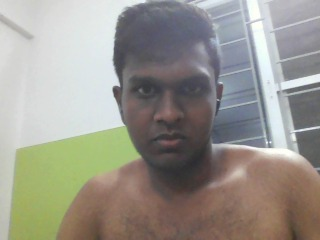
#> input picture facial_verification_proctoring/reference_faces/Sonsan@2005.jpg, 320 x 240 px
$ python -i proctoring_face_monitor.py   (imports and definitions only)
#> lines starting #> are read from the running program, lines starting #| are printed output that depends on the picture; after the words box and inside, x2 and y2 are one past the last pixel; in counts of white or black regions, pixels touching at a corner belong together
#> further down, picture is the input picture: shape (240, 320, 3); mean B, G, R 141.1, 149.7, 152.9
import cv2
import mediapipe as mp
import numpy as np
import math

# MediaPipe Face Mesh
mp_face_mesh = mp.solutions.face_mesh
# [1 line that did not run here, left out]

# Haarcascade for face count
face_cascade = cv2.CascadeClassifier(cv2.data.haarcascades + "haarcascade_frontalface_default.xml")

# Webcam
# [1 line not run here, left out]

# Eye indices (MediaPipe landmark indices)
LEFT_EYE_IDX = [362, 385, 387, 263, 373, 380]
RIGHT_EYE_IDX = [33, 160, 158, 133, 153, 144]

# 3D model points for head pose
model_points = np.array([
    (0.0, 0.0, 0.0),           # Nose tip
    (0.0, -330.0, -65.0),      # Chin
    (-225.0, 170.0, -135.0),   # Left eye corner
    (225.0, 170.0, -135.0),    # Right eye corner
    (-150.0, -150.0, -125.0),  # Left mouth corner
    (150.0, -150.0, -125.0)    # Right mouth corner
], dtype="double")

# Draw overlay box with text
# [30 lines left out: functions draw_label_box, draw_status_box, get_eye_image, not called in this run]

# Determine eye direction from eye image
def detect_eye_direction(eye_img):
    if eye_img.size == 0 or eye_img.shape[0] < 10 or eye_img.shape[1] < 10:
        return "N/A"
    eye_img = cv2.resize(eye_img, (100, 60), interpolation=cv2.INTER_CUBIC)
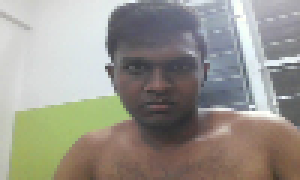
#> eye_img: shape (60, 100, 3) (shown 3 times larger); mean of channels 0, 1, 2 141.1, 149.7, 153; drawn as B, G, R
    gray = cv2.cvtColor(eye_img, cv2.COLOR_BGR2GRAY)
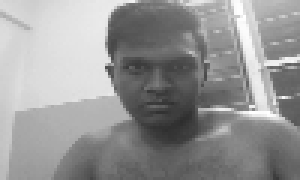
#> gray: shape (60, 100) (shown 3 times larger); min 45, max 255, mean 149.7
    gray = cv2.equalizeHist(gray)
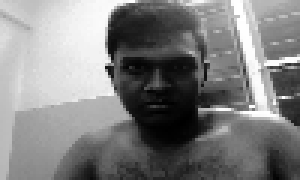
#> gray: shape (60, 100) (shown 3 times larger); min 0, max 255, mean 128.4
    blurred = cv2.GaussianBlur(gray, (5, 5), 0)
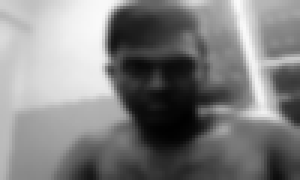
#> blurred: shape (60, 100) (shown 3 times larger); min 1, max 250, mean 128.4
    thresh = cv2.adaptiveThreshold(blurred, 255, cv2.ADAPTIVE_THRESH_MEAN_C,
                                   cv2.THRESH_BINARY_INV, 11, 3)
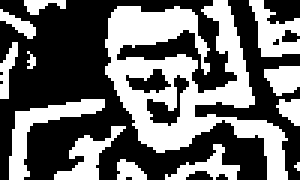
#> thresh: shape (60, 100) (shown 3 times larger); 41.9% white; 13 white regions (2 under 20 px)
    contours, _ = cv2.findContours(thresh, cv2.RETR_TREE, cv2.CHAIN_APPROX_SIMPLE)
#> contours = 16 contours, 3 with area under 20; largest, box (x1, y1, x2, y2) and area: (35, 0, 96, 60) 1431, (3, 33, 35, 60) 192, (83, 0, 100, 19) 136, (18, 42, 42, 60) 122, (48, 24, 64, 43) 112
    if contours:
        c = max(contours, key=cv2.contourArea)
#> c = contour of 209 points, box (x1, y1, x2, y2) (35, 0, 96, 60), area 1431
        M = cv2.moments(c)
#> M = moments, m00 1431, centre m10/m00, m01/m00 = (59.91, 26.85)
        if M['m00'] != 0:
            cx = int(M['m10'] / M['m00'])
#> cx = 59
            w = eye_img.shape[1]
#> w = 100
            if cx < w // 3:
                return "Left"
            elif cx > 2 * w // 3:
                return "Right"
            else:
                return "Center"
    return "Undetected"

# Get head direction from rotation vector
# [21 lines left out: function get_head_direction, not called in this run]

# =================== MAIN LOOP ====================
# [73 lines not run here, left out]

>>> import cv2
>>> picture = cv2.imread('reference_faces/Sonsan@2005.jpg')
>>> result = detect_eye_direction(picture)
#> result = 'Center'

$ run again, on facial_verification_proctoring/reference_faces/john_01.jpg
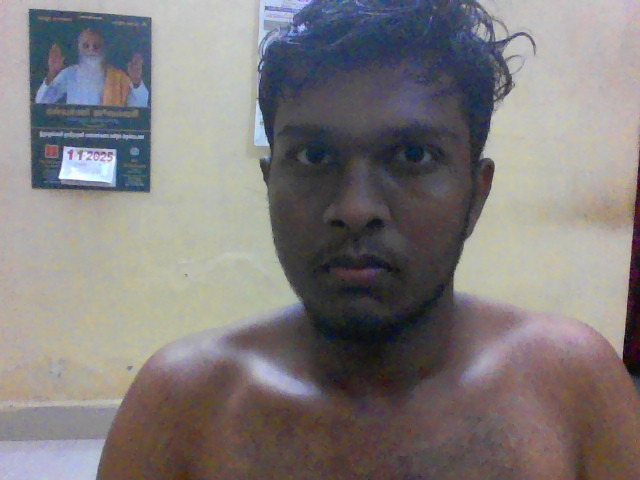
#> input picture facial_verification_proctoring/reference_faces/john_01.jpg, 640 x 480 px
#> picture is the input picture: shape (480, 640, 3); mean B, G, R 123.5, 123.5, 128.4
#> in detect_eye_direction, `blurred = cv2.GaussianBlur(gray, (5, 5), 0)`:
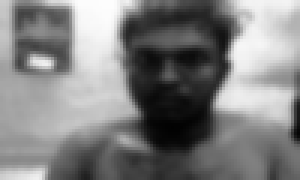
#> blurred: shape (60, 100) (shown 3 times larger); min 1, max 253, mean 128.7
#> in detect_eye_direction, `thresh = cv2.adaptiveThreshold(blurred, 255, cv2.ADAPTIVE_THRESH_MEAN_..`:
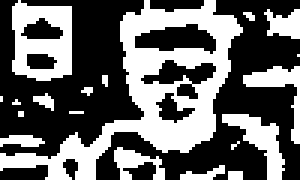
#> thresh: shape (60, 100) (shown 3 times larger); 40.2% white; 19 white regions (10 under 20 px)
#> contours = 25 contours, 11 with area under 20; largest, box (x1, y1, x2, y2) and area: (0, 0, 81, 60) 1624, (4, 0, 24, 27) 430, (44, 7, 73, 19) 204, (74, 38, 95, 60) 146, (46, 19, 73, 29) 144
#> c = contour of 134 points, box (x1, y1, x2, y2) (0, 0, 81, 60), area 1624
#> M = moments, m00 1624, centre m10/m00, m01/m00 = (53.19, 27.61)
#> cx = 53
#> result = 'Center'
